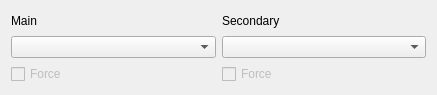
<?xml version="1.0" encoding="UTF-8"?>
<ui version="4.0">
 <class>Arbitration</class>
 <widget class="QWidget" name="Arbitration">
  <property name="geometry">
   <rect>
    <x>0</x>
    <y>0</y>
    <width>437</width>
    <height>95</height>
   </rect>
  </property>
  <property name="maximumSize">
   <size>
    <width>16777215</width>
    <height>200</height>
   </size>
  </property>
  <property name="windowTitle">
   <string>Form</string>
  </property>
  <layout class="QGridLayout" name="gridLayout">
   <item row="1" column="2">
    <widget class="QComboBox" name="secComboBox"/>
   </item>
   <item row="1" column="1">
    <widget class="QComboBox" name="mainComboBox"/>
   </item>
   <item row="0" column="2">
    <widget class="QLabel" name="secLabel">
     <property name="text">
      <string>Secondary</string>
     </property>
    </widget>
   </item>
   <item row="0" column="1">
    <widget class="QLabel" name="mainLabel">
     <property name="text">
      <string>Main</string>
     </property>
    </widget>
   </item>
   <item row="2" column="1">
    <widget class="QCheckBox" name="mainForceCheckBox">
     <property name="enabled">
      <bool>false</bool>
     </property>
     <property name="text">
      <string>Force</string>
     </property>
    </widget>
   </item>
   <item row="2" column="2">
    <widget class="QCheckBox" name="secForceCheckBox">
     <property name="enabled">
      <bool>false</bool>
     </property>
     <property name="text">
      <string>Force</string>
     </property>
    </widget>
   </item>
  </layout>
 </widget>
 <resources/>
 <connections/>
</ui>
